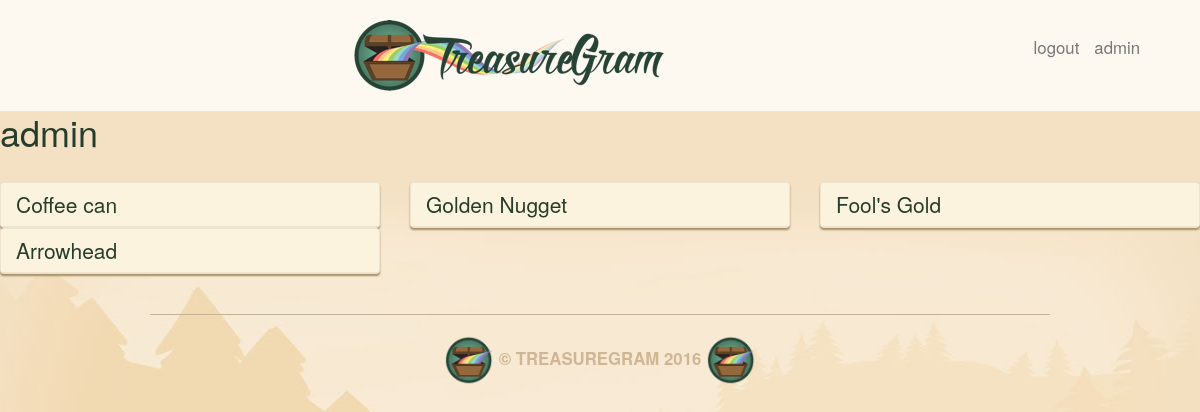
The app's page /user/admin/ (signed in) with its own data.
### main_app/models.py (models this page shows, shortened)
class Treasure(models.Model):
        user = models.ForeignKey(User)
        name = models.CharField(max_length=100)
        value = models.DecimalField(max_digits=10,
                                    decimal_places=2)
        material = models.CharField(max_length=100)
        location = models.CharField(max_length=100)
        image = models.ImageField(upload_to='treasure_images',
                                    default='media/default.png')
        likes = models.IntegerField(default=0)

### main_app/views.py (the view)
# urls.py: url(r'^user/(\w+)/$', views.profile, name = 'profile'),
def profile(request, username):
    user = User.objects.get(username = username)
    treasures = Treasure.objects.filter(user = user)
    return render(request, 'profile.html',
                    {'username':username,
                    'treasures':treasures})

### main_app/templates/profile.html
{% extends 'base.html' %}
{% load staticfiles %}
{% block content %}
<h1>{{ username }}</h1><br>
  <div class="row">
    {% for treasure in treasures %}
      <div class="col-md-4">
      <div class="treasure panel panel-default">
        <a href="/{{ treasure.id }}/">
          <div class="panel-heading">
            <h3 class="panel-title">{{ treasure.name }}</h3>
          </div>
        </a>
      </div>
      </div>
    {% endfor %}
  </div>
{% endblock %}

### main_app/templates/base.html (shortened to what this page needs)
{% load staticfiles %}
<!DOCTYPE html>
<html lang='en'>
<head>
  <link href='{% static 'css/bootstrap.min.css' %}'
        rel='stylesheet'  />
  <link href='{% static 'css/style.css' %}'
        rel='stylesheet'  />
</head>
<body>
  <nav class="navbar navbar-default navbar-static-top text-center">
    <a href="/"><img src="{% static "images/logo.png" %}"></a>
    {% if user.is_authenticated %}
      <a class="navbar-text navbar-right"
          href="{% url 'profile' user.username %}">{{ user.username }}</a>
      <a class="navbar-text navbar-right"
          href="{% url 'logout' %}">logout</a>
    {% else %}
      <a class="navbar-text navbar-right"
          href="{% url 'login' %}">login</a>
    {% endif %}
  </nav>
  <main class="cointainer cointainer--mw700">
    {% block content %}
    {% endblock %}
  </main>
  <footer class="footer container text-center" role="contentinfo">
    <img src="{% static 'images/brand-icon.png' %}" height="50" alt="">
    © TreasureGram 2016
    <img src="{% static 'images/brand-icon.png' %}" height="50" alt="">
  </footer>
</body>
</html>

### main_app/static/css/style.css (style rules this page uses)
body { background: #f3e1c5 url(../images/brand-bg.jpg) no-repeat center top; color: #263d2c; }
h1 { margin-top: 0px; }
.container { max-width: 900px; padding-top: 40px; }
.navbar { margin-bottom: 0; padding-bottom: 20px; padding-top: 20px; }
.navbar-default { background: #fdf9f0; border-color: #ece4cf; }
.navbar-right { margin-right: 5%; }
.navbar-text { font-size: 1.2em; color: #263d2c; }
.panel { background: #fff6e8; border-color: #ece4cf; box-shadow: 0 2px 2px #a58d65; }
.panel-default .panel-heading { background: #fbf3dd; border-color: #ece4cf; }
.panel-title { font-size: 1.5em; color: #263d2c; }
.footer { border-top: 1px solid #c6b397; color: #d0b695; font-weight: bold; font-size: 1.2em; margin-bottom: 20px; margin-top: 40px; padding-top: 20px; text-transform: uppercase; }
.treasure { margin-bottom: 20px; }
.treasure:last-child { margin-bottom: 0; }

### records on screen
Treasure: name "Coffee can"
Treasure: name "Golden Nugget"
Treasure: name "Fool's Gold"
Treasure: name "Arrowhead"

### other values on screen
{{ user.username }} "admin"
{{ username }} "admin"
